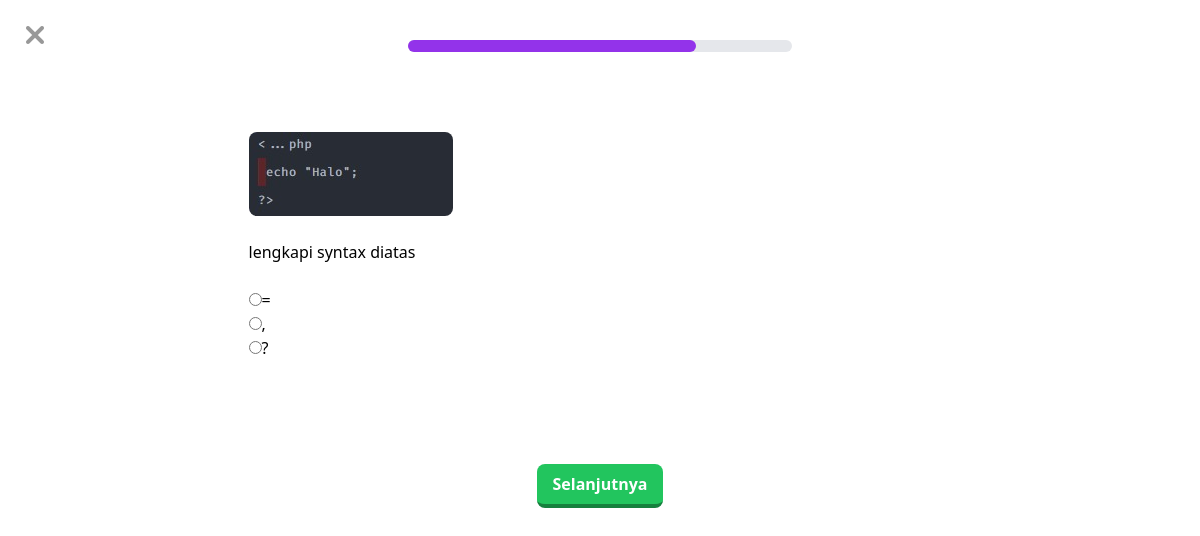
Page /codingku/php/basicsyntax1.2/question.php?n=3 on the committed database.
### tables this page shows
CREATE TABLE `questions` (
  `question_number` int(11) NOT NULL,
  `question_text` text NOT NULL,
  `question_image` varchar(255) NOT NULL
);

CREATE TABLE `options` (
  `id` int(11) NOT NULL,
  `question_number` int(11) NOT NULL,
  `is_correct` tinyint(1) NOT NULL DEFAULT 0,
  `coption` text NOT NULL
);

### codingku/php/basicsyntax1.2/question.php (the view, shortened to what this page needs)
<?php
include '../../koneksi.php';
$number = $_GET['n'];
$query = "SELECT * FROM questions WHERE question_number = $number";
$result = mysqli_query($conn, $query);
$question = mysqli_fetch_assoc($result);
$query = "SELECT * FROM options WHERE question_number = $number";
$choices = mysqli_query($conn, $query);
?>
<html>
<head>
  <script src="https://cdn.tailwindcss.com"></script>
</head>
<section class="font-poppins">
  <div class="flex flex-col">
    <div class="relative">
      <div><a href="../../tailwind.php"><img src="../../gambar/x1.png" class="absolute top-5 left-5 opacity-40"></a></div>
    </div>
    <div class="m-auto my-10 mb-20">
      <div class="w-96 bg-gray-200 rounded-full h-3">
        <div class="bg-purple-600 h-3 rounded-full" style="width: 75%"></div>
      </div>
    </div>
    <div class="m-auto">
      <img class="rounded-lg" src="gambar/<?php echo $question['question_image']; ?>"><br>
      <p><?php echo $question['question_text']; ?> </p> <br>
      <form method="POST" action="process.php">
        <ul class="choicess">
          <?php while ($row = mysqli_fetch_assoc($choices)) { ?>
            <li><input type="radio" name="choice" value="<?php echo $row['id']; ?>" required><?php echo $row['coption']; ?></li>
          <?php } ?>
        </ul>
        <br>
        <div class="text-center mx-72 mt-20">
          <button class="float-right bg-green-500 hover:bg-green-400 text-white font-bold py-2 px-4 border-b-4 border-green-700 hover:border-green-500 rounded-lg" name="submit" value="submit">Selanjutnya</a></button>
        </div>
    </div>
</section>

### rows in the picture
questions: question_image (picture), question_text "lengkapi syntax diatas"
options: coption "="
options: coption ","
options: coption "?"
